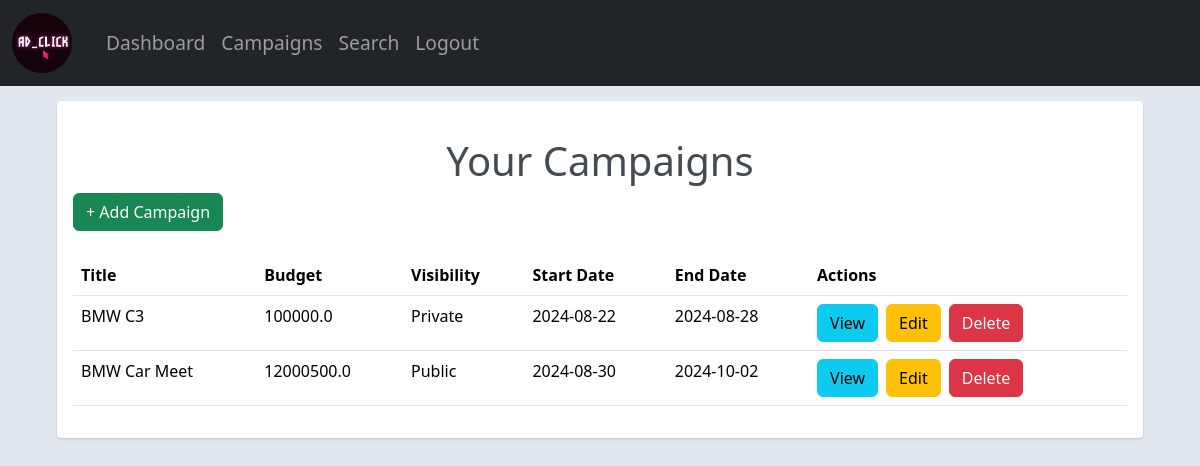
Screenshot of /campaigns (signed in) with the database file from the repository.
### app.py (models this page shows)
class Campaign(db.Model):
    __tablename__ = 'campaign'
    id = db.Column(db.Integer, primary_key=True)
    title = db.Column(db.String(30))
    description = db.Column(db.Text)
    start_date = db.Column(db.DateTime)
    end_date = db.Column(db.DateTime)
    budget = db.Column(db.Float)
    visibility = db.Column(db.String(20), default='Public')
    flag = db.Column(db.Boolean, default=False)
    goals = db.Column(db.Text)
    user_id = db.Column(db.Integer, db.ForeignKey('user.id'))
    sponsor = db.relationship('User', back_populates='campaigns')
    ad_requests = db.relationship('AdRequest', back_populates='campaign')

### routes.py (the view)
@app.route('/campaigns', methods=['GET', 'POST'])
@check_flagged_user
@login_required
def campaigns():
    user = User.query.get(session['user_id'])
    campaigns = Campaign.query.filter_by(user_id=user.id).all()
    return render_template('campaigns.html', campaigns=campaigns)

### routes.py (called while the page is built)
@app.context_processor
def inject_user():
    user_id = session.get('user_id')
    user = User.query.get(user_id) if user_id else None
    return {'user': user}

def login_required(func):
    @wraps(func)
    def wrapper(*args, **kwargs):
        if 'user_id' not in session:
            flash('You need to be logged in to access that page.', 'danger')
            return redirect(url_for('login'))
        return func(*args, **kwargs)
    return wrapper

def check_flagged_user(f):
    @wraps(f)
    def decorated_function(*args, **kwargs):
        user = User.query.get(session.get('user_id'))
        if user and user.flag:
            session.clear()
            flash("You have been logged out because you were flagged by the admin.", 'danger')
            return redirect(url_for('login'))
        return f(*args, **kwargs)
    return decorated_function

### templates/campaigns.html (shortened to what this page needs)
{% extends 'layout.html' %}
{% block content %}
<link rel="stylesheet" href="{{ url_for('static', filename='profile.css') }}">
<div class="container">
  <div class="main-body">
    <div class="row gutters-sm">
      <div class="col-md-14">
        <div class="card mb-3">
          <div class="card-body">
            <h1 class="text-center">Your Campaigns</h1>
            <div class="heading d-flex justify-content-between align-items-center">
              <button class="btn btn-success" data-bs-toggle="modal" data-bs-target="#addCampaignModal">+ Add Campaign</button>
            </div>
            {% if campaigns %}
            <table class="table mt-4">
                <thead>
                    <tr>
                        <th>Title</th>
                        <th>Budget</th>
                        <th>Visibility</th>
                        <th>Start Date</th>
                        <th>End Date</th>
                        <th>Actions</th>
                    </tr>
                </thead>
                <tbody>
                    {% for campaign in campaigns %}
                        <tr {% if campaign.flag %}class="table-danger"{% endif %}>
                            <td>{{ campaign.title }}</td>
                            <td>{{ campaign.budget }}</td>
                            <td>{{ campaign.visibility }}</td>
                            <td>{{ campaign.start_date.strftime('%Y-%m-%d') }}</td>
                            <td>{{ campaign.end_date.strftime('%Y-%m-%d') }}</td>
                            <td>
                                <div class="d-flex align-items-center">
                                    {%if not campaign.flag %}
                                        <a href="{{ url_for('ad_request', campaign_id=campaign.id) }}" class="btn btn-info me-2">View</a>
                                        <a href="{{ url_for('edit_campaign', campaign_id=campaign.id) }}" class="btn btn-warning me-2">Edit</a>
                                        <form action="{{ url_for('delete_campaign', campaign_id=campaign.id) }}" method="POST" onsubmit="return confirm('Are you sure you want to delete this campaign?');" class="m-0">
                                            <button type="submit" class="btn btn-danger">Delete</button>
                                        </form>
                                    {% endif %}
                                </div>
                            </td>
                        </tr>
                    {% endfor %}
                </tbody>
            </table>
        {% else %}
            <p class="text-center mt-4">You have no campaigns yet. Click on "Add Campaign" to create one.</p>
        {% endif %}
{% endblock %}

### static/edit_profile.css (style rules this page uses)
body { margin-top:0px; margin-bottom: 20px; color: #232429; }

### static/profile.css (style rules this page uses)
body { color: #1a202c!important; text-align: left; background-color: #e2e8f0; }
.main-body { padding: 15px; }
.card { box-shadow: 0 1px 3px 0 rgba(0,0,0,.1), 0 1px 2px 0 rgba(0,0,0,.06); }
.card { position: relative; display: flex; flex-direction: column; min-width: 0; word-wrap: break-word; background-color: #fff; background-clip: border-box; border: 0 solid rgba(0,0,0,.125); border-radius: .25rem; }
.card-body { flex: 1 1 auto; min-height: 1px; padding: 1rem; }
.gutters-sm { margin-right: -8px; margin-left: -8px; }
.gutters-sm>.col, .gutters-sm>[class*=col-] { padding-right: 8px; padding-left: 8px; }
.mb-3, .my-3 { margin-bottom: 1rem!important; }

### templates/campaigns.html (style rules this page uses)
.heading { display: flex; justify-content: space-between; align-items: right; margin-bottom: 20px; }
h1 { text-align: center; margin-top: 20px; color: #444b52; text-decoration: none; }

### rows the page displays
Campaign: title "BMW C3", budget "100000.0", visibility "Private", start_date "2024-08-22", end_date "2024-08-28"
Campaign: title "BMW Car Meet", budget "12000500.0", visibility "Public", start_date "2024-08-30", end_date "2024-10-02"
